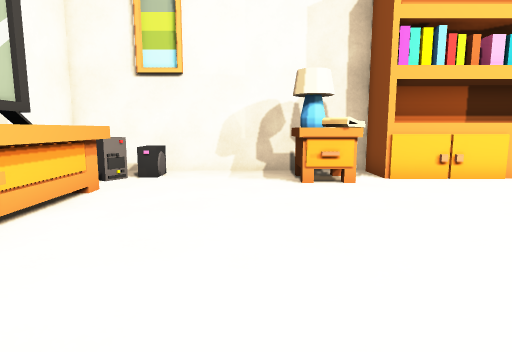
[1] (above)

14 first-person views from a walk through a scene from a Unity 3-D project. The camera is 1.3 m above the floor, tilts 8° down and sees 75° across. The floor is counted in squares, 1 m on a side. Each view is taken from the middle of a square. On the plan, view 1 faces up. The plan holds only what a view shows up to about 14 squares ahead; the rest is blank. The player character is not drawn.

[2]
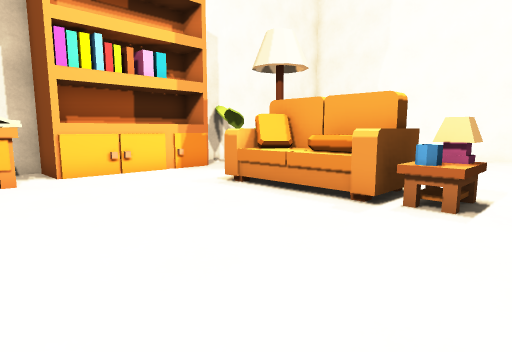

[3]
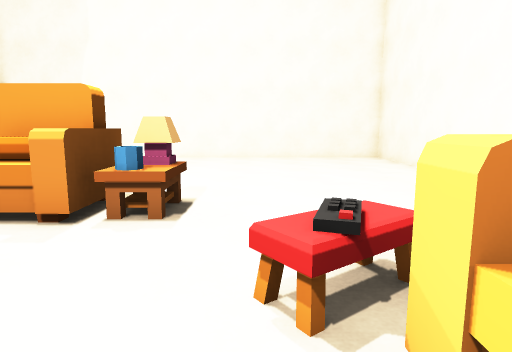

[4]
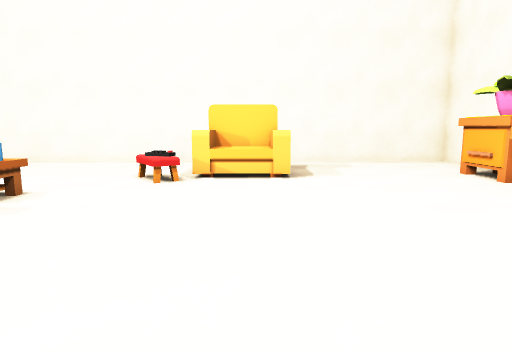

[5]
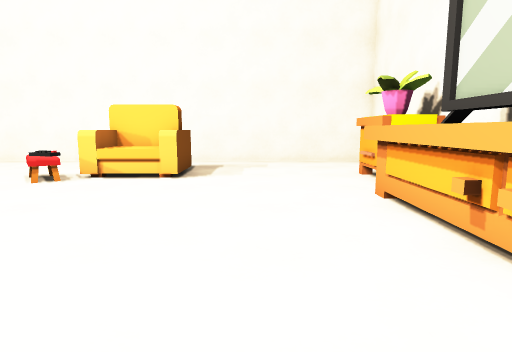

[6]
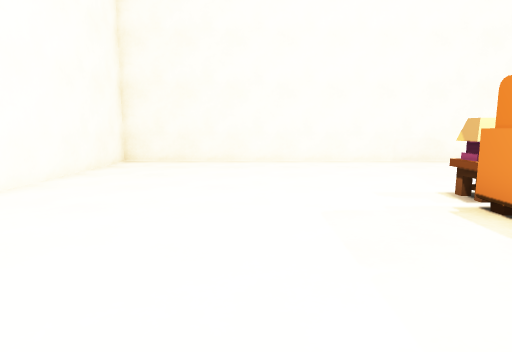

[7]
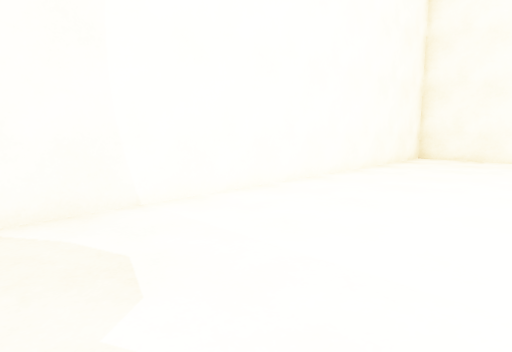

[8]
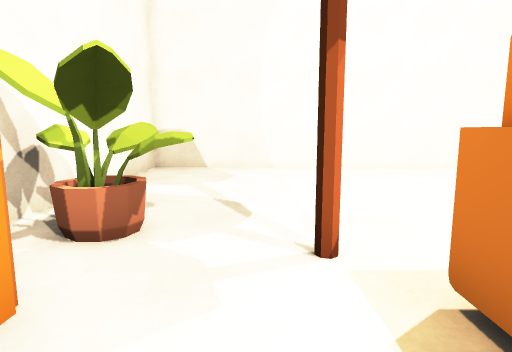

[9]
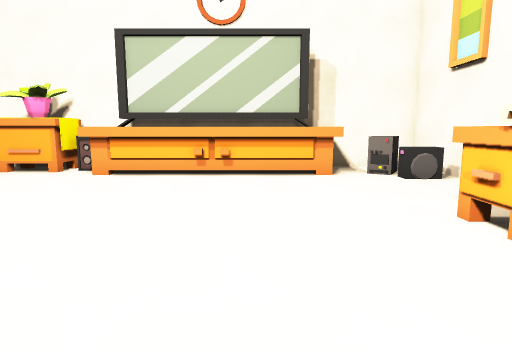

[10]
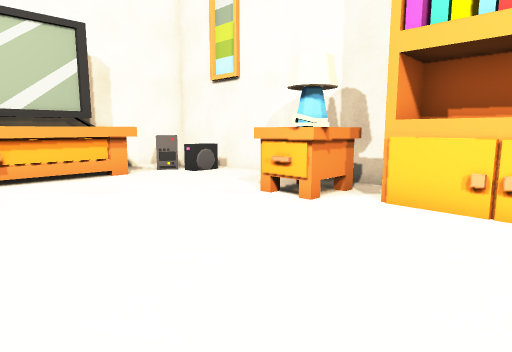

[11]
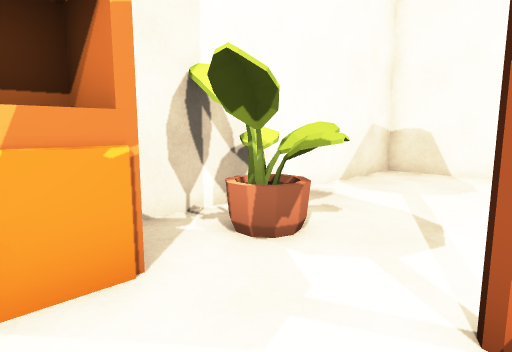

[12]
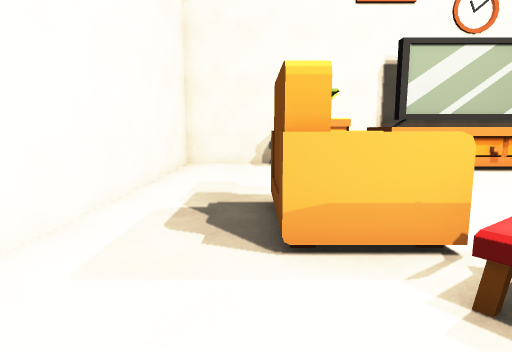

[13]
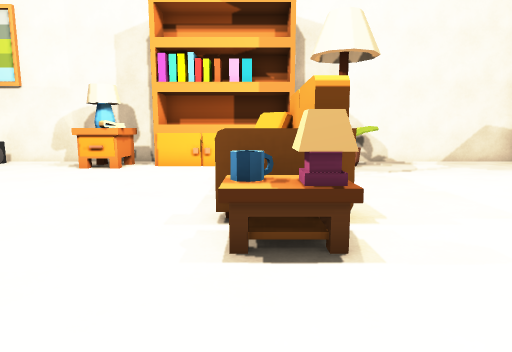

[14]
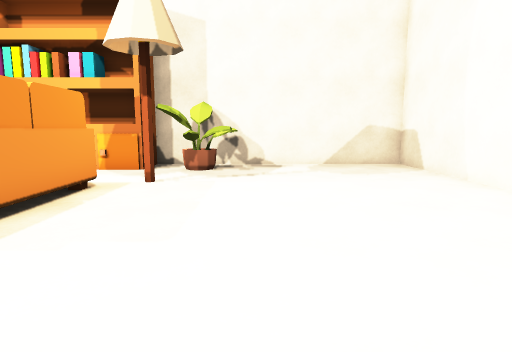

### Floor plan
Key: @ floor where view 1 was taken; # wall or solid block; x gap in a wall; . floor; ^ raised ledge; O other object.
Columns run from 6 left of view 1 to 18 right of it. Each row starts with its distance up from view 1.
 11 ###########   ###########
 10 #..^......#####..O......#
  9 #x^^...OO.OOOOO.OO......#
  8 #.x....O#.......O.......#
  7 #^^^....................#
  6 #^^^...........O........#
  5 #^^^.........O#.........#
  4 #^^^.........O#.........#
  3 # ^^.........O#.........#
  2 # ^^.........O#.........#
  1 #^^^........OO#.........#
  0 #^^...@.................#
 -1 #OO.......O.............#
 -2 #OO....^^^.O............#
 -3 #OO....^#^..............#
 -4 #.......................#
 -5 #.......................#
 -6 #.......................#
 -7 #########################

Positions as (right, up) in squares from view 1, and headings:
1: (0, 0), facing up
2: (1, -1), facing up-right
3: (2, -1), facing right
4: (2, 7), facing down
5: (-1, 7), facing down
6: (12, 7), facing down
7: (12, 9), facing down-right
8: (6, 7), facing right
9: (6, 5), facing left
10: (6, 3), facing up-left
11: (7, 6), facing up-right
12: (7, -4), facing left
13: (7, -3), facing up
14: (12, -2), facing up
